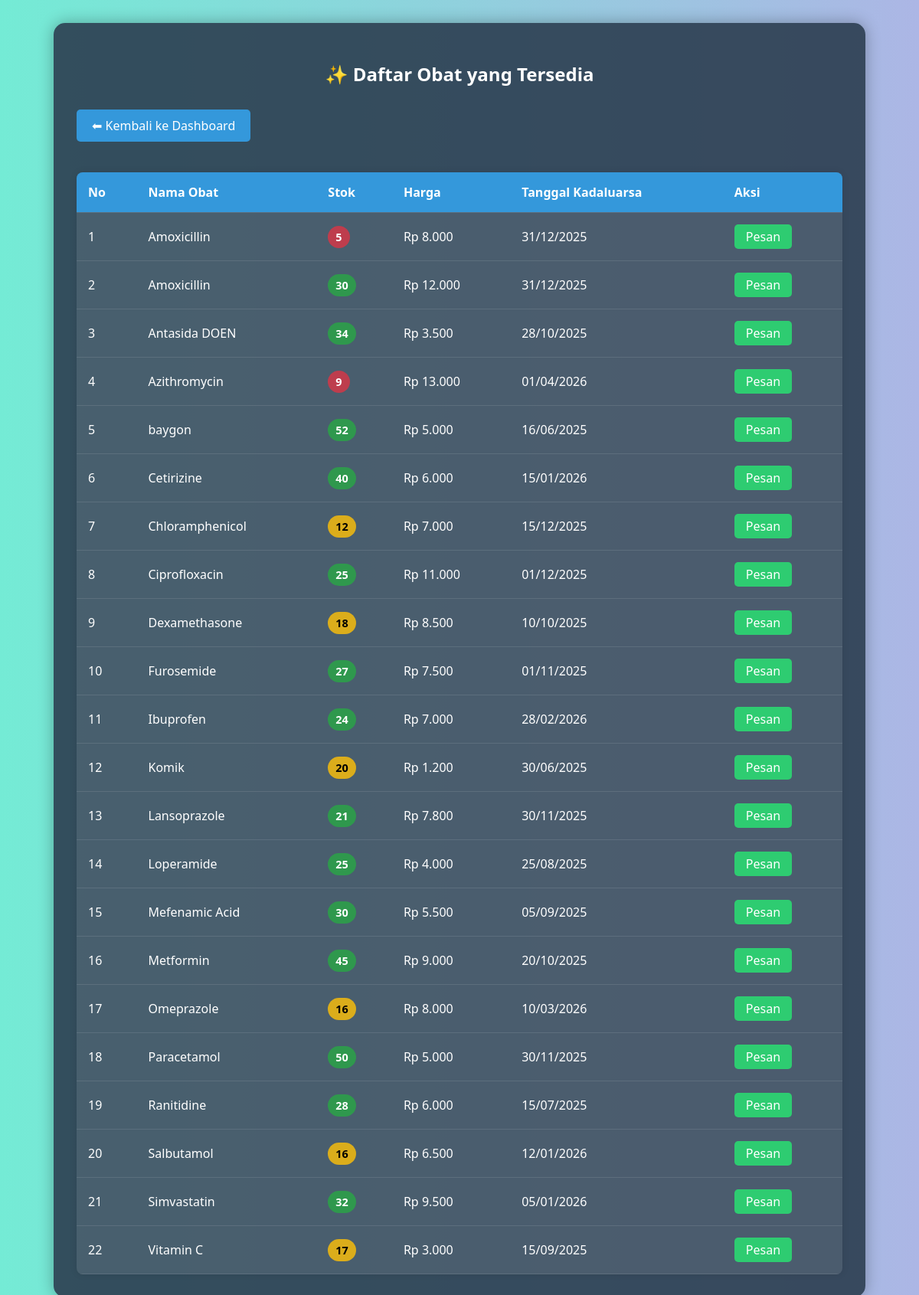
Screenshot of /pelanggan/lihat_obat.php (signed in) with the database file from the repository.
### tables this page shows
CREATE TABLE `obat` (
  `id_obat` int(11) NOT NULL,
  `nama_obat` varchar(100) NOT NULL,
  `kategori` varchar(50) DEFAULT NULL,
  `satuan` varchar(20) DEFAULT NULL,
  `harga` int(11) DEFAULT NULL,
  `deskripsi` text DEFAULT NULL,
  `stok` int(11) NOT NULL DEFAULT 0,
  `tgl_kadaluarsa` date NOT NULL,
  `kadaluarsa` date DEFAULT NULL
);

### pelanggan/lihat_obat.php (the view, shortened to what this page needs)
<?php
include '../config/db.php';
$query = $conn->query("SELECT * FROM obat WHERE stok > 0 ORDER BY nama_obat ASC");
?>
<!DOCTYPE html>
<html lang="id">
<head>
</head>
<body>
    <div class="container">
        <h2>✨ Daftar Obat yang Tersedia</h2>
        <a href="index.php" class="back-btn">⬅ Kembali ke Dashboard</a>
        <?php if ($query->num_rows > 0): ?>
            <table>
                <thead>
                    <tr>
                        <th>No</th>
                        <th>Nama Obat</th>
                        <th>Stok</th>
                        <th>Harga</th>
                        <th>Tanggal Kadaluarsa</th>
                        <th>Aksi</th>
                    </tr>
                </thead>
                <tbody>
                    <?php
                    $no = 1;
                    while ($row = $query->fetch_assoc()):
                        $stock_class = $row['stok'] > 20 ? 'stock-high' : ($row['stok'] > 10 ? 'stock-medium' : 'stock-low');
                    ?>
                        <tr>
                            <td><?= $no++ ?></td>
                            <td><?= htmlspecialchars($row['nama_obat']) ?></td>
                            <td><span class="stock-status <?= $stock_class ?>"><?= $row['stok'] ?></span></td>
                            <td>Rp <?= number_format($row['harga'], 0, ',', '.') ?></td>
                            <td><?= date('d/m/Y', strtotime($row['tgl_kadaluarsa'])) ?></td>
                            <td>
                                <a href="pesan_obat.php?id=<?= $row['id_obat'] ?>" class="btn-pesan">Pesan</a>
                            </td>
                        </tr>
                    <?php endwhile; ?>
                </tbody>
            </table>
        <?php else: ?>
            <p class="empty-message">Mohon maaf, saat ini tidak ada obat yang tersedia.</p>
        <?php endif; ?>
    </div>
</body>
</html>

### pelanggan/lihat_obat.php (style rules this page uses)
body { font-family: 'Segoe UI', sans-serif; background: linear-gradient(to right, #74ebd5, #ACB6E5); margin: 0; padding: 30px; color: #fff; }
.container { max-width: 1000px; margin: auto; background: rgba(44, 62, 80, 0.9); border-radius: 15px; padding: 30px; box-shadow: 0 0 20px rgba(0, 0, 0, 0.3); }
h2 { text-align: center; color: #fff; margin-bottom: 30px; }
.back-btn { display: inline-block; padding: 10px 20px; background: #3498db; color: white; text-decoration: none; border-radius: 5px; margin-bottom: 20px; transition: background 0.3s; }
table { width: 100%; border-collapse: collapse; margin-top: 20px; background: rgba(255, 255, 255, 0.1); border-radius: 8px; overflow: hidden; box-shadow: 0 0 10px rgba(0, 0, 0, 0.1); }
th, td { padding: 15px; text-align: left; border-bottom: 1px solid rgba(255, 255, 255, 0.1); color: #fff; }
th { background: #3498db; color: white; }
.stock-status { padding: 5px 10px; border-radius: 15px; font-size: 0.9em; font-weight: bold; }
.stock-high { background: rgba(40, 167, 69, 0.8); color: white; }
.stock-medium { background: rgba(255, 193, 7, 0.8); color: black; }
.stock-low { background: rgba(220, 53, 69, 0.8); color: white; }
.btn-pesan { display: inline-block; padding: 5px 15px; background: #2ecc71; color: white; text-decoration: none; border-radius: 5px; transition: background 0.3s; }

### rows the page displays
obat: nama_obat "Amoxicillin", stok "5", harga "8.000", tgl_kadaluarsa "31/12/2025"
obat: nama_obat "Amoxicillin", stok "30", harga "12.000", tgl_kadaluarsa "31/12/2025"
obat: nama_obat "Antasida DOEN", stok "34", harga "3.500", tgl_kadaluarsa "28/10/2025"
obat: nama_obat "Azithromycin", stok "9", harga "13.000", tgl_kadaluarsa "01/04/2026"
obat: nama_obat "baygon", stok "52", harga "5.000", tgl_kadaluarsa "16/06/2025"
obat: nama_obat "Cetirizine", stok "40", harga "6.000", tgl_kadaluarsa "15/01/2026"
obat: nama_obat "Chloramphenicol", stok "12", harga "7.000", tgl_kadaluarsa "15/12/2025"
obat: nama_obat "Ciprofloxacin", stok "25", harga "11.000", tgl_kadaluarsa "01/12/2025"
obat: nama_obat "Dexamethasone", stok "18", harga "8.500", tgl_kadaluarsa "10/10/2025"
obat: nama_obat "Furosemide", stok "27", harga "7.500", tgl_kadaluarsa "01/11/2025"
obat: nama_obat "Ibuprofen", stok "24", harga "7.000", tgl_kadaluarsa "28/02/2026"
obat: nama_obat "Komik", stok "20", harga "1.200", tgl_kadaluarsa "30/06/2025"
obat: nama_obat "Lansoprazole", stok "21", harga "7.800", tgl_kadaluarsa "30/11/2025"
obat: nama_obat "Loperamide", stok "25", harga "4.000", tgl_kadaluarsa "25/08/2025"
obat: nama_obat "Mefenamic Acid", stok "30", harga "5.500", tgl_kadaluarsa "05/09/2025"
obat: nama_obat "Metformin", stok "45", harga "9.000", tgl_kadaluarsa "20/10/2025"
obat: nama_obat "Omeprazole", stok "16", harga "8.000", tgl_kadaluarsa "10/03/2026"
obat: nama_obat "Paracetamol", stok "50", harga "5.000", tgl_kadaluarsa "30/11/2025"
obat: nama_obat "Ranitidine", stok "28", harga "6.000", tgl_kadaluarsa "15/07/2025"
obat: nama_obat "Salbutamol", stok "16", harga "6.500", tgl_kadaluarsa "12/01/2026"
obat: nama_obat "Simvastatin", stok "32", harga "9.500", tgl_kadaluarsa "05/01/2026"
obat: nama_obat "Vitamin C", stok "17", harga "3.000", tgl_kadaluarsa "15/09/2025"
